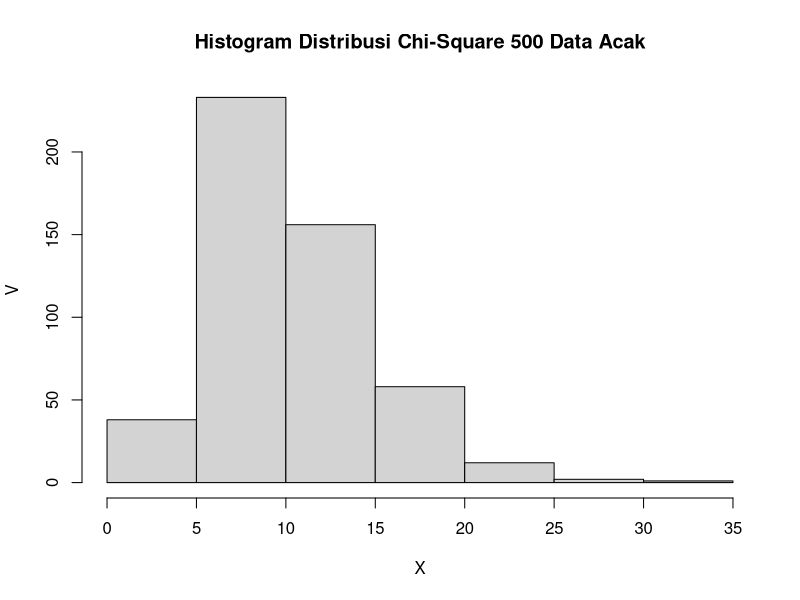

Here is the R script that generated this plot:
x <- 3
v <- 10

# Poin A
probability <- dchisq(x, v)
probability

# Poin B
# set.seed(1)
n <- 500
hist(
  rchisq(n, v), 
  xlab = "X", 
  ylab = "V", 
  main = "Histogram Distribusi Chi-Square 500 Data Acak"
)

# Poin C
mean <- v
mean

variance <- 2 * v
variance